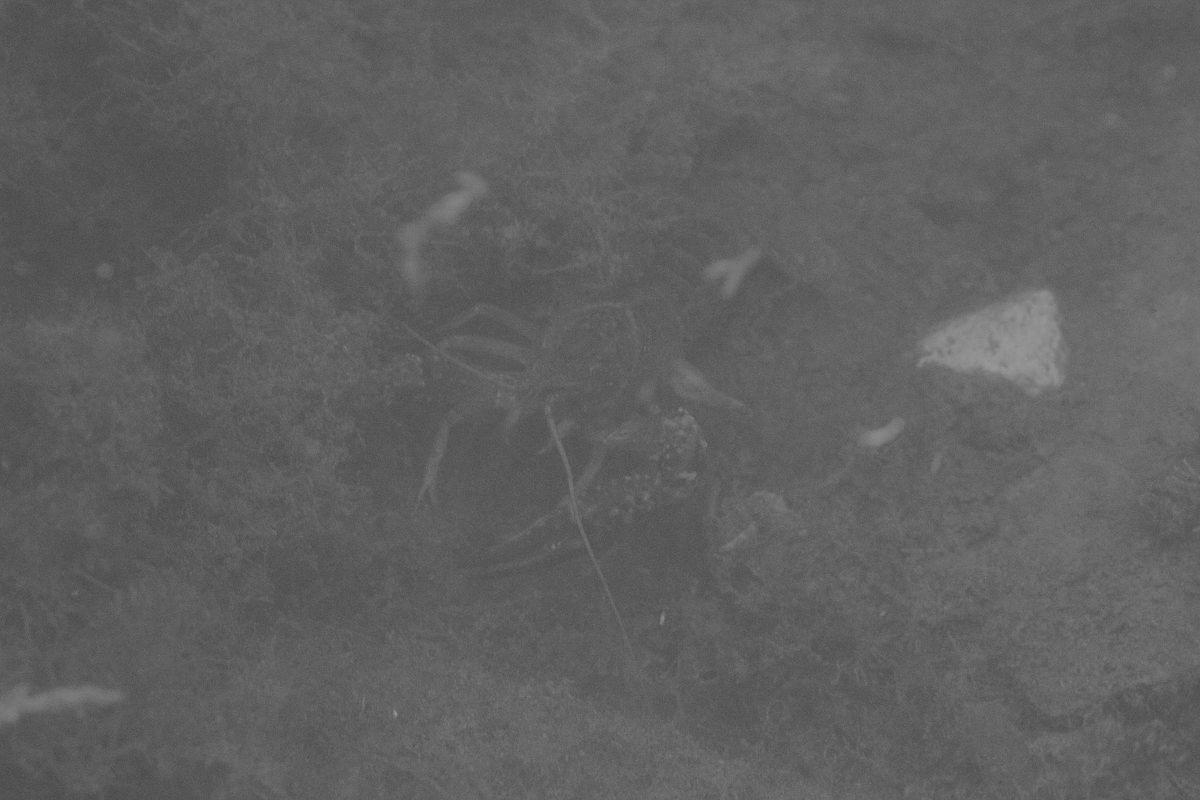
#> input picture Crayfish_NG.jpg, 1200 x 800 px
$ jupyter execute 'Image analysis and pattern recognition Project-checkpoint.ipynb'
#> lines starting #> are read from the running program, lines starting #| are printed output that depends on the picture
[cell 1]
from PIL import Image
from IPython.display import display

# open image
image = Image.open("Crayfish_NG.jpg")
#> image is the input picture: PIL image 1200x800 L; min 68, max 154, mean 95.9
display(image)

[cell 2]
#1. Show the histogram of the image "Crayfish_NG.jpg".
import numpy as np
import matplotlib.pyplot as plt
image_array=np.array(image)
histogram = np.histogram(image_array, bins=256, range=(0, 256))[0]
#> histogram = 256 values, max 52740 at index 95, min 0 at index 0, mean 3750

plt.figure(figsize=(8, 6))
#> (this line was passed over: IPython is not available in this run)
plt.plot( histogram)
#> (this line was passed over: IPython is not available in this run)
plt.title('Histogram of grayscale image')
#> (this line was passed over: IPython is not available in this run)
plt.show()

[cell 3]
 #2. test several preprocessing operations:
     #a. Histogram Stretching (Dynamic Range Adjustment) of the image "Crayfish_NG.jpg".

[cell 4]
import numpy as np
from PIL import Image
import matplotlib.pyplot as plt
import cv2

def stretch_histogram(image_path):
#> called with image_path = 'Crayfish_NG.jpg'
    im = Image.open(image_path).convert('L')
    tab = np.array(im)

    # Apply histogram stretching
    stretched_tab = cv2.normalize(tab, None, 0, 255, cv2.NORM_MINMAX)
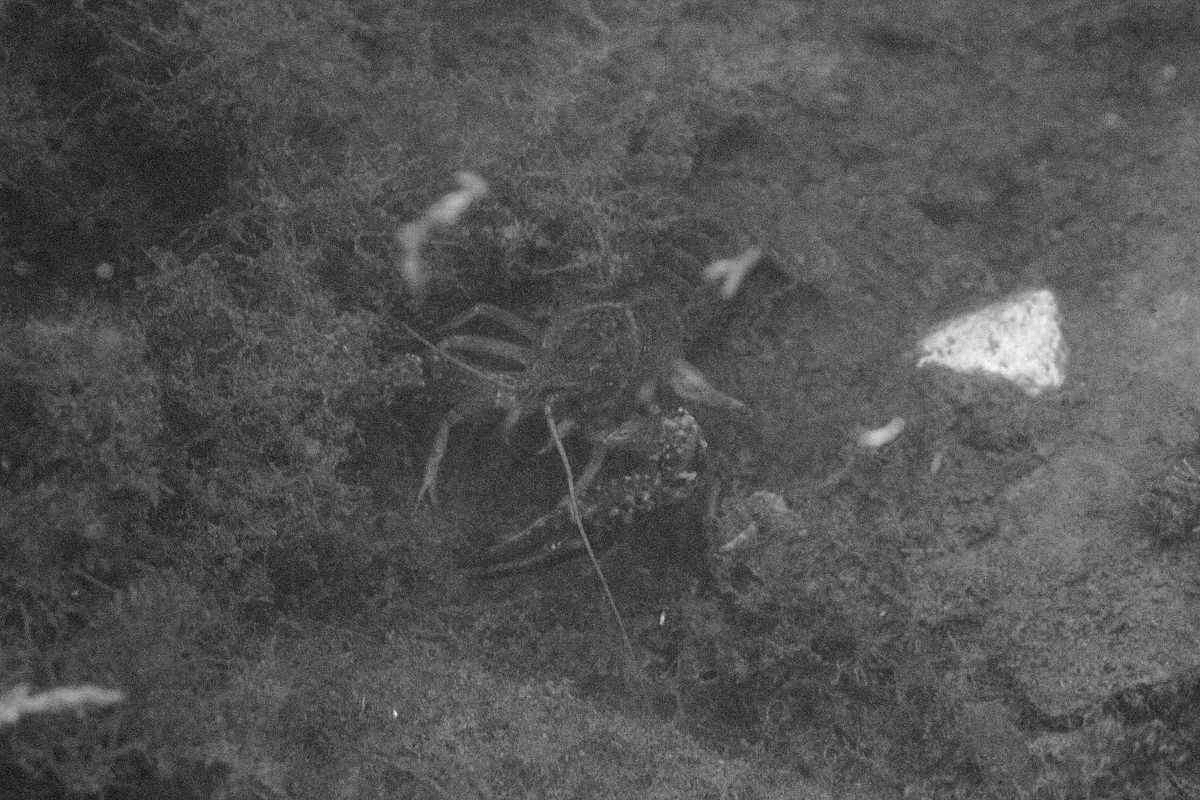
#> stretched_tab: shape (800, 1200); min 0, max 255, mean 82.8

    # Calculate  histogram of transformed image
    hist_stretched = cv2.calcHist([stretched_tab], [0], None, [256], [0, 256])
#> hist_stretched = 256 values, max 52740 at index 80, min 0 at index 1, mean 3750

    fig, axs = plt.subplots(1, 2, figsize=(13, 5))

    # Plot histogram
    axs[0].plot(hist_stretched, color='blue')
    axs[0].set_title('After Stretching Histogram')
    axs[0].set_xlim([0, 256])

    # Plot transformed image
    axs[1].imshow(stretched_tab, cmap='gray')
    axs[1].axis('off')
    axs[1].set_title('After Stretching Image')

stretch_histogram('Crayfish_NG.jpg')
#> (the call stopped at in stretch_histogram, `fig, axs = plt.subplots(1, 2, figsize=(13, 5))`: IPython is not available in this run)

[cell 5]
 #2. test several preprocessing operations:
    #b.Histogram Equalization of the image "Crayfish_NG.jpg".

[cell 6]
import numpy as np
from PIL import Image
import matplotlib.pyplot as plt
import cv2

def equalize_histogram(image_path):
#> called with image_path = 'Crayfish_NG.jpg'
    im = Image.open(image_path).convert('L')
    tab = np.array(im)

    # Apply histogram equalization
    equalized_tab = cv2.equalizeHist(tab)
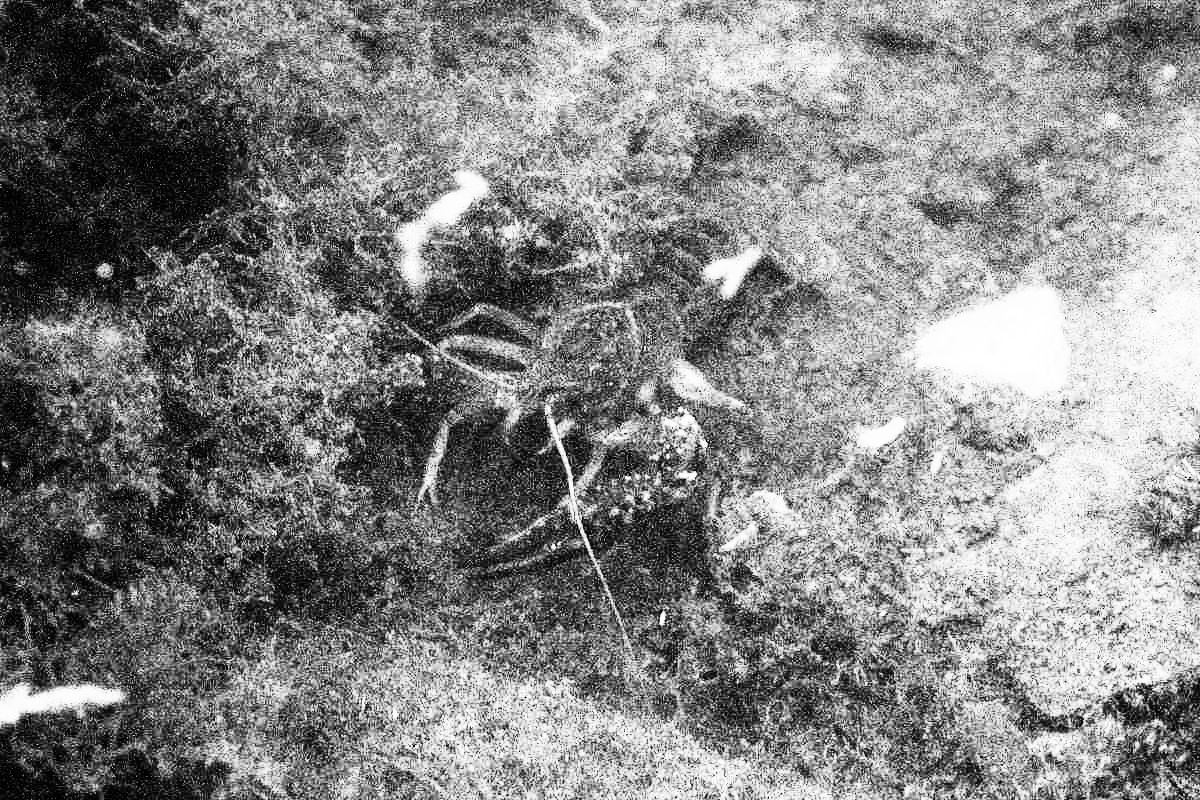
#> equalized_tab: shape (800, 1200); min 0, max 255, mean 132.4

    # Calculate hist
    hist_equalized = cv2.calcHist([equalized_tab], [0], None, [256], [0, 256])
#> hist_equalized = 256 values, max 52740 at index 128, min 0 at index 4, mean 3750

    fig, axs = plt.subplots(1, 2, figsize=(13, 5))

    axs[0].plot(hist_equalized, color='blue')
    axs[0].set_title('After equalization Histogram')
    axs[0].set_xlim([0, 256])

    # Afficher l'image transformée
    axs[1].imshow(equalized_tab, cmap='gray')
    axs[1].axis('off')
    axs[1].set_title('After equalization Image ')

equalize_histogram('Crayfish_NG.jpg')
#> (the call stopped at in equalize_histogram, `fig, axs = plt.subplots(1, 2, figsize=(13, 5))`: IPython is not available in this run)

[cell 7]
from scipy.signal import convolve2d
img=Image.open("Crayfish_NG.jpg")
image=np.array(img)

filter_1 =np.array ([[1, 2, 1],
             [2, 4, 2],
             [1, 2, 1]]) / 16

filter_2 =np.array([[-1, 0, 1],
            [-2, 0, 2],
            [-1, 0, 1]])
filtred_image1=convolve2d(image,filter_1,mode='same', boundary='symm')
filtred_image2=convolve2d(image,filter_2,mode='same')
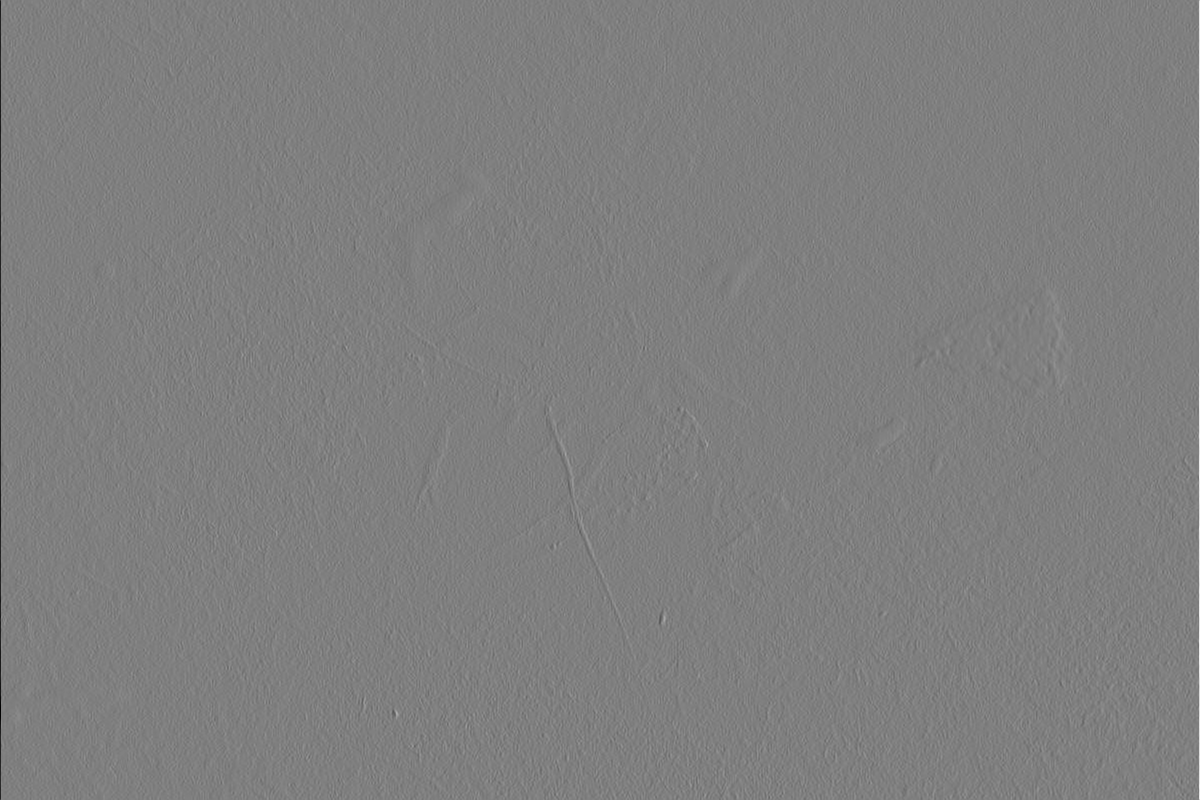
#> filtred_image2: shape (800, 1200) int64; min -479, max 479, mean 0; drawn with min black and max white

plt.figure(figsize=(17,5))
#> (this line was passed over: IPython is not available in this run)

plt.subplot(1,2,1)
#> (this line was passed over: IPython is not available in this run)
plt.imshow(filtred_image1,cmap='gray')
plt.title('filtred image 1')

plt.subplot(1,2,2)
plt.imshow(filtred_image2,cmap='gray')
plt.title('filtred image 2')
